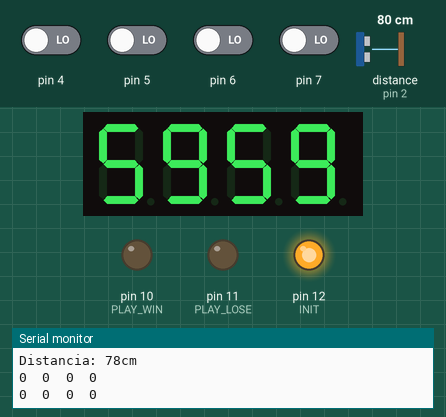
Recording of a sketch running on a simulated Arduino Uno, built with avr-gcc and run on an emulated ATmega328P. Parts: 4-digit seven-segment display, output pins drawn as LEDs (lit = HIGH), the last lines printed to the serial monitor. Wiring (inferred from the names in the program): ultrasonic range finder: trigger pin 3; echo pin 2. The inputs (shaded band) are chosen by the test bench; at power-on: pin 4–7 LOW, distance to the obstacle (sensor on pin 2) 80 cm. The echo pulse lasts 58.3 µs per cm; pins used as bus, display or sensor lines are not drawn. At 4.9 s the program stops and its outputs stay as they are.

Above: at 2.2 s.
2.3 s: pin 4 driven HIGH
At 3.49 s:
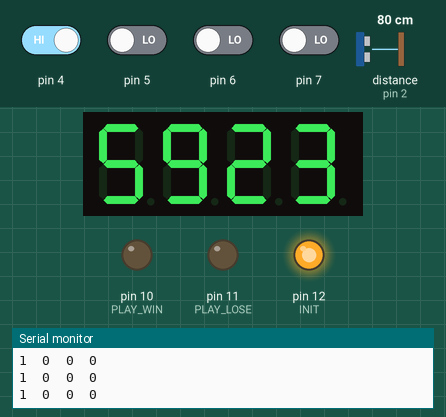
4.8 s: pin 7 driven HIGH
At 5.2 s:
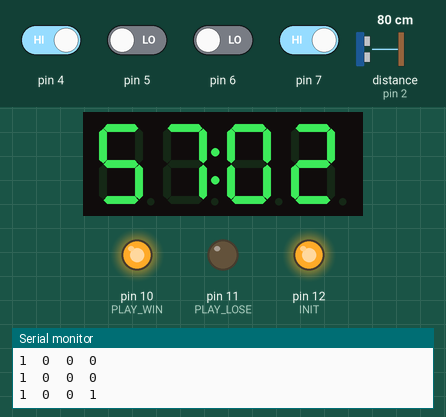
Timing chart, 0 to 6.4 s (numbered marks = the images above; inputs shaded):
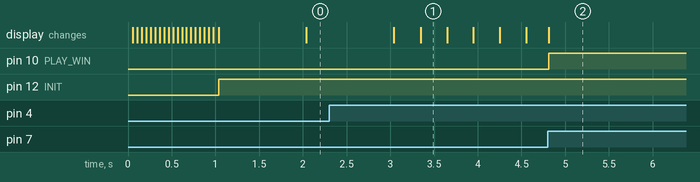

Measured:
- after the input at 4.8 s, pin 10 (PLAY_WIN): LOW → HIGH at once

The sketch:

ControladorPantallaCables.ino
```cpp
#include <Arduino.h>
#include <string.h>
#include <SD.h>
#include <SPI.h>
#include "SevenSegmentTM1637.h"
#include "TMRpcm.h"

#define WIRES_NUMBER 4
#define WIN_WIRE 3
#define PLAY_WIN 10
#define PLAY_LOSE 11
#define PIN_CLK 9
#define PIN_DIO 8
#define Trigger 3
#define Echo 2
#define INIT 12


TMRpcm tmrpcm;
SevenSegmentTM1637 display(PIN_CLK, PIN_DIO);

int DELAY = 1000;
int gameDuration = 3600;
int wiresValues[4];

void printWires() {
  for (int i = 0; i < WIRES_NUMBER; i++ ) {
    Serial.print(wiresValues[i]);
    Serial.print("\t");
  }
  Serial.println();
}

char parseData(unsigned long n, uint8_t base) {
  char buf[8 * sizeof(long) + 1]; // Assumes 8-bit chars plus zero byte.
  char *str = &buf[sizeof(buf) - 1];

  *str = '\0';

  // prevent crash if called with base == 1
  if (base < 2) base = 10;

  do {
    char c = n % base;
    n /= base;

    *--str = c < 10 ? c + '0' : c + 'A' - 10;
  } while(n);
  return str[0];
}

const char * parseTime(int gameDuration)
{
  static char value[5];
  char m = gameDuration / 60;
  char s = gameDuration % 60;

  char minutes[2] = {0};
  char seconds[2]= {0};

  if (m >= 10)
  {
    minutes[0] = m / 10;
    minutes[1] = m % 10;
  }
  else
  {
    minutes[0] = 0;
    minutes[1] = m % 10;
  }

  if (s >= 10)
  {
    seconds[0] = s / 10;
    seconds[1] = s % 10;
  }
  else
  {
    seconds[0] = 0;
    seconds[1] = s % 10;
  }

  value[0] = parseData(minutes[0],10);
  value[1] = parseData(minutes[1],10);
  value[2] = parseData(seconds[0],10);
  value[3] = parseData(seconds[1],10);
  value[4] = '\0';

  return value;
}

void win(){
  // play win music
  digitalWrite(PLAY_WIN, HIGH);
  while(true) {
    // to do sleep
  }
}
void lose(){


  DELAY = 1;
  if ( gameDuration == 0 ) {
      // play lose music
  digitalWrite(PLAY_LOSE, HIGH);
    display.print("XXXX");
    display.blink();
    delay(10000);
    display.off();
    while(true) {
      // todo sleep
    }
  }
}


void readWires() {
  wiresValues[0] = digitalRead(4);
  wiresValues[1] = digitalRead(5);
  wiresValues[2] = digitalRead(6);
  wiresValues[3] = digitalRead(7);
}

int checkWires() {

  // WIN
  if (wiresValues[WIN_WIRE] == 1 ) {
    win();
  }


  for (int i = 0; i < WIRES_NUMBER; i++ ) {
    if (i != WIN_WIRE && wiresValues[i] == 1 ) {

        lose();

    }
  }
  return(0);
}

int calcDistance() {

  long t; //timepo que demora en llegar el eco
  long d; //distancia en centimetros

  digitalWrite(Trigger, HIGH);
  delayMicroseconds(10);          //Enviamos un pulso de 10us
  digitalWrite(Trigger, LOW);

  t = pulseIn(Echo, HIGH); //obtenemos el ancho del pulso
  d = t/59;             //escalamos el tiempo a una distancia en cm

  Serial.print("Distancia: ");
  Serial.print(d);      //Enviamos serialmente el valor de la distancia
  Serial.print("cm");
  Serial.println();
  return (d);
}


// run setup code
void setup()
{
  pinMode(PLAY_LOSE, OUTPUT);
  pinMode(PLAY_WIN, OUTPUT);
  pinMode(INIT, OUTPUT);
  pinMode(4, INPUT);
  pinMode(5, INPUT);
  pinMode(6, INPUT);
  pinMode(7, INPUT);


  pinMode(Trigger, OUTPUT); //pin como salida
  pinMode(Echo, INPUT);  //pin como entrada
  digitalWrite(Trigger, LOW);//Inicializamos el pin con 0

  digitalWrite(PLAY_WIN, LOW);
  digitalWrite(PLAY_LOSE, LOW);
  digitalWrite(INIT, LOW);


  Serial.begin(9600);
  display.begin();
  display.setBacklight(100); // set the brightness to 100 %

};

void loop()
{
  bool colonOn = false;
  int distance = calcDistance();

  if (distance > 10) {
    digitalWrite(INIT, HIGH);
    while (true) {
      display.print(parseTime(gameDuration));
      display.setColonOn(colonOn);

      readWires();
      printWires();
      checkWires();

      colonOn = !colonOn;
      gameDuration--;
      delay(DELAY);
    }
  }
};
```
